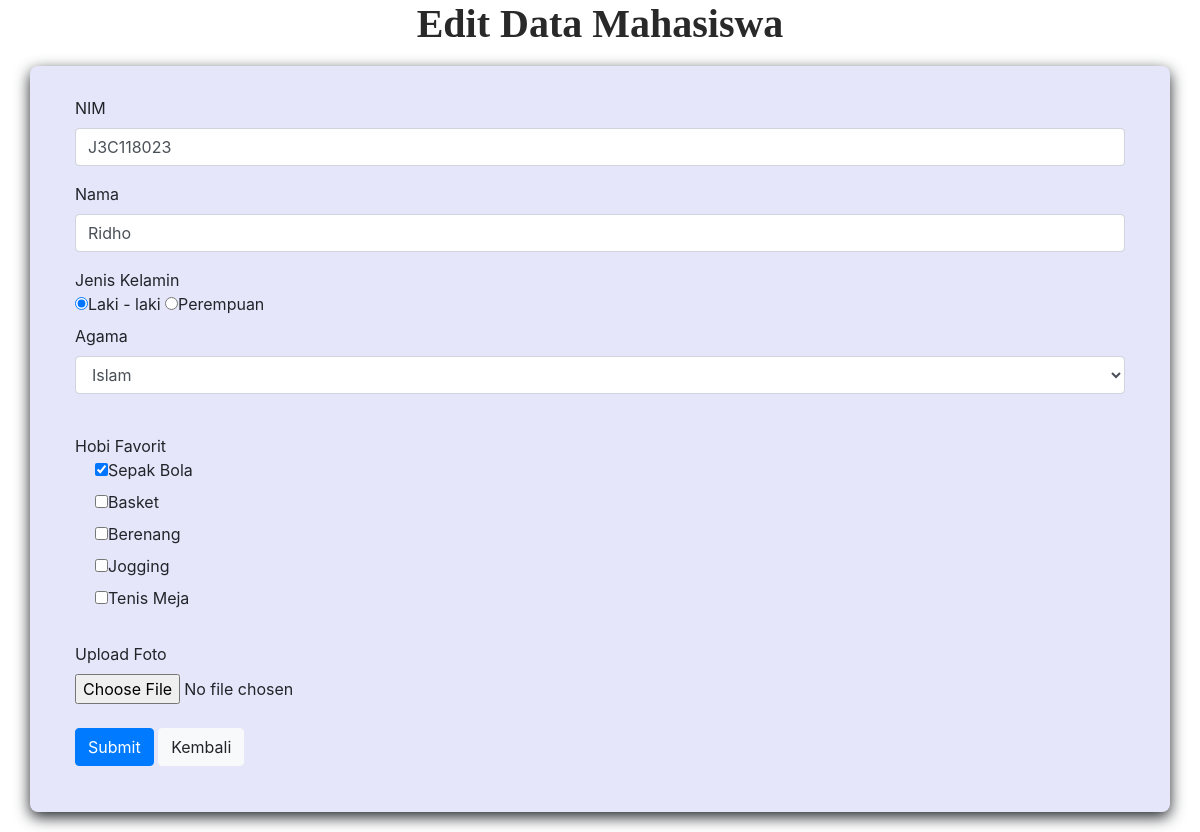
The page /edit.php?id=1 on the database its author committed.
### tables this page shows
CREATE TABLE `mahasiswa` (
  `id` int(2) NOT NULL,
  `nim` varchar(9) NOT NULL,
  `nama` varchar(10) NOT NULL,
  `jk` varchar(15) NOT NULL,
  `agama` varchar(10) NOT NULL,
  `olahraga` varchar(50) NOT NULL,
  `foto` varchar(50) NOT NULL
);

### edit.php (the view, shortened to what this page needs)
<!doctype html>
<html lang="en">
  <head>
    <link href="style.css?v=<?php echo time(); ?>" rel="stylesheet" type="text/css" />
    <link rel="stylesheet" href="https://stackpath.bootstrapcdn.com/bootstrap/4.5.2/css/bootstrap.min.css">
  </head>
  <body>
  <div class="hero">
    <?php
        include "koneksi.php";
        $id = $_GET['id'];
        $query_mysql = mysqli_query($kon,"SELECT * FROM mahasiswa WHERE id='$id'") or die(mysqli_error(''));
        while($row = mysqli_fetch_assoc($query_mysql)){
        $dataor = explode(',',$row['olahraga']);
    ?>
    <div class="container-fluid">
    <h1>Edit Data Mahasiswa</h1>
    <div class="container">
        <div class="container-dalem">
        <form action="aksi_edit.php" method="POST">
    <div class="form-group">
        <label for="exampleFormControlInput1">NIM</label>
        <input type="text" class="form-control" id="exampleFormControlInput1" name="nim"  value="<?php echo $row['nim'] ?>">
    </div>
    <div class="form-group">
        <label for="exampleFormControlInput1">Nama</label>
        <input type="text" class="form-control" id="exampleFormControlInput1" name="nama"  value="<?php echo $row['nama'] ?>">
    </div>
    Jenis Kelamin
    <br>
    <label><input type="radio" name="jk" value="Laki - laki" <?php if($row['jk']=='Laki - laki') echo 'checked'?>>Laki - laki</label>
    <label><input type="radio" name="jk" value="Perempuan" <?php if($row['jk']=='Perempuan') echo 'checked'?>>Perempuan</label>
    <br>
   <div class="form-group">
    <label for="exampleFormControlSelect1">Agama</label>
    <select class="form-control" id="exampleFormControlSelect1" name="agama">
        <option value="Islam" <?php if($row['agama'] == 'Islam') {echo "selected";}?>>Islam</option>
    </select>
    </div>
   <br>
    Hobi Favorit
    <div class="form-check">
         <label><input type="checkbox" name="olahraga[]" value="Sepak Bola"
         <?php if (in_array("Sepak Bola", $dataor)) echo "checked";?>>Sepak Bola</label><br>
         <label><input type="checkbox" name="olahraga[]" value="Basket"
         <?php if (in_array("Bola Basket", $dataor)) echo "checked";?> >Basket</label><br>
         <label><input type="checkbox" name="olahraga[]" value="Berenang"
         <?php if (in_array("Balap Mobil", $dataor)) echo "checked";?>>Berenang</label><br>
         <label><input type="checkbox" name="olahraga[]" value="Jogging"
         <?php if (in_array("Tenis", $dataor)) echo "checked";?>>Jogging</label><br>
         <label><input type="checkbox" name="olahraga[]" value="Tenis Meja"
         <?php if (in_array("Esport", $dataor)) echo "checked";?>>Tenis Meja</label><br>
    </div>
    <br>
    <div class="form-group">
        <label for="exampleFormControlFile1">Upload Foto</label>
        <input type="file" class="form-control-file" id="exampleFormControlFile1" name="foto"  value="
        <?php if($row['foto']) $row['foto']?>">
        <br>
        <button type="submit" name="submit" class="btn btn-primary">Submit</button>
        <a href="index.php" ><button type="button" class="btn btn-light">Kembali</button></a>
    </div>
    </form>
        </div>
    </div>
        <?php } ?>
  </div>
  </body>
</html>

### style.css (style rules this page uses)
* { margin: 0; padding: 0; font-family: -apple-system, BlinkMacSystemFont, 'Segoe UI', Roboto, Oxygen, Ubuntu, Cantarell, 'Open Sans', 'Helvetica Neue', sans-serif; }
.hero h1 { text-align: center; color: rgb(41, 41, 41); padding-bottom: 10px; font-weight: bold; font-family: Georgia, 'Times New Roman', Times, serif; }
.container { margin: 20px auto; margin-top: 0px; background-color: rgb(230,230,250); height: auto; width: 65% ; border-radius: 8px; box-shadow: 0px 5px 15px 0px; position: relative; }
.container-dalem { padding: 30px; align-items: center; }

### rows shown on the page
mahasiswa: nim "J3C118023", nama "Ridho", jk "☑ Laki - laki", jk "☐ Perempuan", agama "Islam", olahraga "☑"
